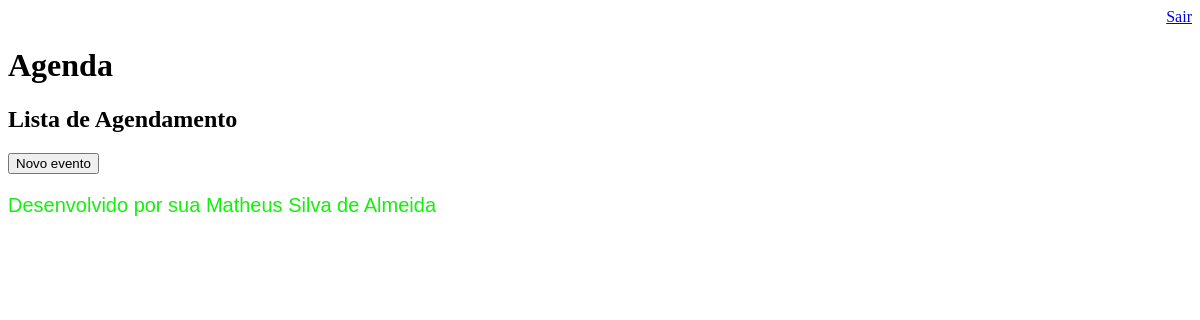
Page /agenda/ (signed in) on the earlier database version.
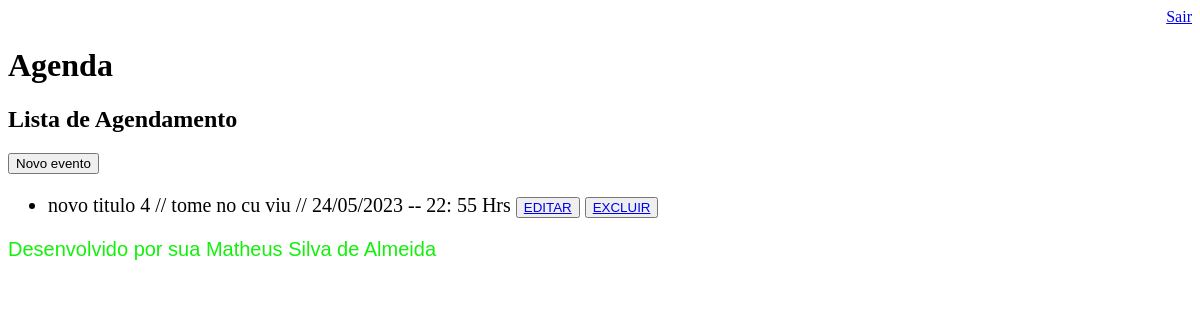
Same page on the later database version.
### app_hellodjango/models.py (models this page shows, shortened)
class evento(models.Model):
    titulo = models.CharField(max_length=100)
    descricao = models.TextField(blank=True,null=True)
    data_evento = models.DateTimeField(verbose_name= 'Data do Evento')
    data_criacao = models.DateTimeField(auto_now=True)
    usuario = models.ForeignKey(User,on_delete=models.CASCADE)
    class Meta:
        db_table = 'evento'
    def get_data_evento(self):
        return self.data_evento.strftime('%d/%m/%Y -- %H: %M Hrs')
    def get_evento_atrasado(self):
        if self.data_evento < datetime.now():
            return True
        else:
            return False

### app_hellodjango/views.py (the view)
# urls.py: path('agenda/', views.lista_eventos),
@login_required(login_url='/login/')
def lista_eventos(request):
    usuario = request.user
    data_atual = datetime.now() - timedelta(hours=24)
    Evento = evento.objects.filter(usuario=usuario,
                                   data_evento__gt=data_atual)    #filter(usuario=usuario)
    dados = {'eventos':Evento}
    return render(request, 'agenda.html', dados)

### templates/agenda.html (shortened to what this page needs)
{% extends "model-page.html" %}
{% block content %}
    <h2>Lista de Agendamento</h2>
    <a href="evento/">
    <button type="button">Novo evento</button>
    </a>
    <ul style="font-size: 20px;">
        {% for evento in eventos %}
    <p>
    <li>
        <div style= >
        {{evento.titulo}}  //  {{evento.descricao}}   //  {{evento.get_data_evento}}
        <button><a href="evento/?id={{evento.id}}"> EDITAR </a></button>
        <button><a href="evento/delete/{{evento.id}}/"> EXCLUIR </a></button>
        </div>
     </li>
    </p>
        {% endfor %}
    </ul>
{% endblock %}

### templates/model-page.html
<!DOCTYPE html>
<html lang="en">
<head>
    {% include 'model-header.html' %}
</head>
<body>
    {% block content%} {% endblock %}
    {% include "model-footer.html" %}
</body>
</html>

### templates/model-header.html (shortened to what this page needs)
<div align="right">
<a href="/logout">Sair</a>
</div>
<h1>Agenda</h1>

### templates/model-footer.html
<p style="font-size: 20px;color: rgb(19, 240, 11); font-family: Verdana, Geneva, Tahoma, sans-serif;"> Desenvolvido por sua Matheus Silva de Almeida </p>

Differences in the rows shown:
added evento: titulo "novo titulo 4", descricao "tome no cu viu", get_data_evento "24/05/2023 -- 22: 55 Hrs"
